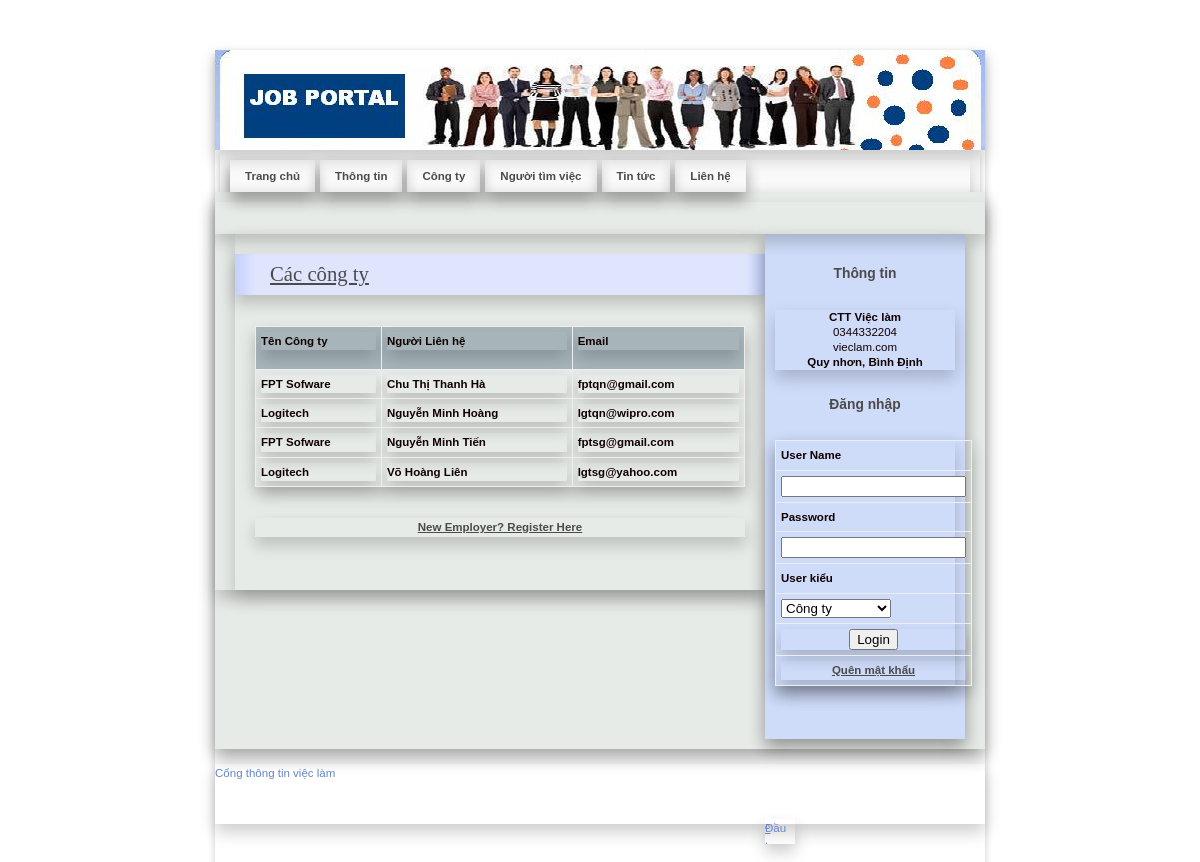
Page /Employer.php on the committed database.
### tables this page shows
CREATE TABLE `employer_reg` (
  `EmployerId` int(11) NOT NULL,
  `CompanyName` varchar(20) NOT NULL,
  `ContactPerson` varchar(20) NOT NULL,
  `Address` varchar(100) NOT NULL,
  `City` varchar(20) NOT NULL,
  `Email` varchar(40) NOT NULL,
  `Mobile` bigint(20) NOT NULL,
  `Area_Work` varchar(40) NOT NULL,
  `Status` varchar(10) NOT NULL,
  `UserName` varchar(20) NOT NULL,
  `Password` varchar(20) NOT NULL,
  `Question` varchar(100) NOT NULL,
  `Answer` varchar(50) NOT NULL
);

### Employer.php (the view, shortened to what this page needs)
<!DOCTYPE html PUBLIC "-//W3C//DTD XHTML 1.0 Strict//EN" "http://www.w3.org/TR/xhtml1/DTD/xhtml1-strict.dtd">
<html xmlns="http://www.w3.org/1999/xhtml" xml:lang="cs" lang="cs">
<head>
    <link rel="stylesheet" media="screen,projection" type="text/css" href="./css/main.css" />
    <link rel="stylesheet" media="print" type="text/css" href="./css/print.css" />
    <link rel="stylesheet" media="aural" type="text/css" href="./css/aural.css" />
</head>
<body id="www-url-cz">
<div id="main" class="box">
<?php
include "Header.php"
?>
<?php
include "menu.php"
?>
    <div id="page" class="box">
    <div id="page-in" class="box">
        <div id="strip" class="box noprint">
            <p id="breadcrumbs">&nbsp;</p>
        </div>
        <div id="content">
            <div class="article">
                <h2><span><a href="#">Các công ty</a></span></h2>
                <p>
              <table width="100%" border="1" cellpadding="1" cellspacing="2" bordercolor="#006699" >
<tr>
<th height="32" bgcolor="#006699" class="style3"><div align="left" class="style9 style5 style2"><strong>Tên Công ty</strong></div></th>
<th bgcolor="#006699" class="style3"><div align="left" class="style9 style5 style2"><strong>Người Liên hệ</strong></div></th>
<th bgcolor="#006699" class="style3"><div align="left" class="style9 style5 style2"><strong>Email</strong></div></th>
</tr>
<?php
$con = mysqli_connect("localhost","root","","job");
mysqli_set_charset($con, 'UTF8');
$sql = "select * from employer_reg where Status='Confirm'";
$result = mysqli_query($con,$sql);
while($row = mysqli_fetch_array($result))
{
$CompanyName=$row['CompanyName'];
$ContactPerson=$row['ContactPerson'];
$Email=$row['Email'];
?>
<tr>
<td class="style3"><div align="left" class="style9 style5"><strong><?php echo $CompanyName;?></strong></div></td>
<td class="style3"><div align="left" class="style9 style5"><strong><?php echo $ContactPerson;?></strong></div></td>
<td class="style3"><div align="left" class="style9 style5"><strong><?php echo $Email;?></strong></div></td>
</tr>
<?php
}
?>
</table>
                </p>
                <div align="center"><a href="EmployerReg.php"><strong>New Employer? Register Here</strong></a>
                  </div>
              <p class="btn-more box noprint">&nbsp;</p>
          </div>
        </div>
<?php
include "right.php"
?>
    </div>
    </div>
<?php
include "footer.php"
?>
</div>
</body>
</html>

### Header.php (shortened to what this page needs)
<div id="header">
</div>

### menu.php (shortened to what this page needs)
<div id="tabs" class="noprint">
       <ul class="box">
           <li><a href="index.php">Trang chủ<span class="tab-l"></span><span class="tab-r"></span></a></li>
           <li><a href="AboutUs.php">Thông tin<span class="tab-l"></span><span class="tab-r"></span></a></li>
           <li><a href="Employer.php">Công ty<span class="tab-l"></span><span class="tab-r"></span></a></li>
            <li><a href="JobSeeker.php">Người tìm việc<span class="tab-l"></span><span class="tab-r"></span></a></li>
             <li><a href="News.php">Tin tức<span class="tab-l"></span><span class="tab-r"></span></a></li>
           <li><a href="ContactUs.php">Liên hệ<span class="tab-l"></span><span class="tab-r"></span></a></li>
       </ul>
</div>

### right.php (shortened to what this page needs)
        <link href="SpryAssets/SpryValidationTextField.css" rel="stylesheet" type="text/css">
        <div id="col" class="noprint">
          <center>
          <div id="col-in">
<h3>
  <center>Thông tin</center>
</h3>
<div id="about-me">
  <p><strong>CTT Việc làm</strong></p>
  <p>0344332204</p>
  <p>vieclam.com<br />
  </p>
  <p><b>Quy nhơn, Bình Định</b></p>
</div>
<center><h3>Đăng nhập</h3></center>
<div class="login">
  <form name="form1" method="post" action="login.php">
    <table width="100%" border="0">
      <tr>
        <td><strong>User Name</strong></td>
      </tr>
      <tr>
        <td><span id="sprytextfield1">
            <label>
              <input type="text" name="txtUser" id="txtUser">
            </label>
            <span class="textfieldRequiredMsg">*</span></span>
          <label></label></td>
      </tr>
      <tr>
        <td><strong>Password</strong></td>
      </tr>
      <tr>
        <td><span id="sprytextfield2">
            <label>
              <input type="password" name="txtPass" id="txtPass">
            </label>
            <span class="textfieldRequiredMsg">*</span></span></td>
      </tr>
      <tr>
        <td><strong>User kiểu</strong></td>
      </tr>
      <tr>
        <td><label>
            <select name="cmbUser" id="cmbUser">
              <option value="Employer" selected="selected">Công ty</option>
            </select>
          </label></td>
      </tr>
      <tr>
        <td><label>
            <div align="center">
              <input type="submit" name="button" id="button" value="Login">
            </div>
          </label></td>
      </tr>
      <tr>
        <td>
          <div align="center"><a href="Forget.php"><strong>Quên mật khẩu </strong></a></div>
        </td>
      </tr>
    </table>
  </form>
</div>
<br />
</div>
          </center>
        </div>

### footer.php (shortened to what this page needs)
    <div id="footer">
        <div id="top" class="noprint"><p><span class="noscreen">Đầu trang</span> <a href="#header" title="Back on top ^">^<span></span></a></p></div>
        <p>Cổng thông tin việc làm</p>
</div>

### JobSeeker/css/main.css (style rules this page uses)
* { min-height: 1px; }
body { border: 0; margin: 0; padding: 0; background: #ffffff; font: 72%/160% "verdana", sans-serif; color: #120101; _text-align: center; }
a { color: #4b4b4b; }
p { border: 0; margin: 15px 0; padding: 0; }
div { display: block; border: 0; margin: 0; padding: 0; box-shadow: 0 8px 16px 0 rgba(0, 0, 0, 0.2); }
h1, h2, h3, h4, h5 { border: 0; margin: 15px 0 10px 0; padding: 0; font-weight: bold; }
h2 { font-size: 180%; line-height: 100%; font-family: "georgia", serif; font-weight: normal; }
h3 { font-size: 120%; line-height: 100%; font-weight: bold; }
table { display: table; border-collapse: collapse; margin: 15px 0; padding: 0; border: 1px solid rgb(238, 95, 95); font-size: 100%; box-shadow: 0 8px 16px 0 rgba(0, 0, 0, 0.2); }
tr { display: table-row; }
th, td { display: table-cell; border: 1px solid rgb(238, 238, 238); margin: 0; padding: 5px; vertical-align: top; text-align: left; }
th { background: rgba(81, 110, 128, 0.43); text-align: center; columns: #120101; font-weight: bold; }
ul, ol { display: block; border: 0; margin: 15px 0 15px 40px; padding: 0; }
li { display: list-item; border: 0; margin: 0; padding: 0; _height: 1px; }
form { border: 0; margin: 0; padding: 0; }
a, img, span { border: 0; margin: 0; padding: 0; }
strong, .strong { font-weight: bold; }
.box { min-height: 1px; _height: 1px; }
.box:after { content: "."; display: block; line-height: 0px; font-size: 0px; visibility: hidden; clear: both; }
.noscreen { display: none; }
#main { width: 770px; margin: 50px auto 0 auto; _text-align: left; box-shadow: 0 4px 8px 0 rgba(0, 0, 0, 0.2); }
#header { position: relative; width: 770px; height: 100px; margin: 0; padding: 0; background: rgb(203, 206, 216) url("../design/header.jpg") 0 0 no-repeat; color: #7a807c; box-shadow: 0 8px 16px 0 rgba(0, 0, 0, 0.2); }
#tabs { background: #f0f0f069; margin: 0 5px; padding: 10px 0 0 0; _height: 1px; box-shadow: 0 4px 8px 0 rgba(0, 0, 0, 0.2); }
#tabs ul { margin: 0 10px; padding: 0; list-style: none; box-shadow: 0 8px 16px 0 rgba(0, 0, 0, 0.2); }
#tabs ul li { margin: 0 5px 0 0; padding: 0; float: left; box-shadow: 0 8px 16px 0 rgba(0, 0, 0, 0.2); }
#tabs ul li a { display: block; position: relative; padding: 7px 15px; border: 0; font-weight: bold; text-decoration: none; cursor: pointer; box-shadow: 0 8px 16px 0 rgba(0, 0, 0, 0.2); }
#tabs ul li a span.tab-l, #tabs ul li a:hover span.tab-l { position: absolute; top: 0; left: 0; _left: -15px; width: 8px; height: 8px; }
#tabs ul li a span.tab-r, #tabs ul li a:hover span.tab-r { position: absolute; top: 0; right: 0; _right: -1px; width: 8px; height: 8px; }
#page { width: 770px; min-height: 1px; background: #e7ebe8; _height: 1px; box-shadow: 0 8px 16px 0 rgba(0, 0, 0, 0.2); }
#page-in { min-height: 1px; padding: 10px 0; _height: 1px; box-shadow: 0 8px 16px 0 rgba(0, 0, 0, 0.2); }
#strip { position: relative; clear: both; padding: 3px 20px 10px 20px; color: #7a807c; }
#strip p { margin: 0; }
#strip #breadcrumbs { width: 520px; margin: 0; padding: 0; }
#content { float: left; width: 530px; _width: 550px; margin: 0; padding: 0 0 0 20px; }
#content .article { clear: both; margin: 0; padding: 20px; }
#content .article h2 { margin: 0 -20px; padding: 10px; background: #dee5fd url("../design/content_title_bg.gif") 0 0 repeat-y; color: #4b4b4b; box-shadow: 0 8px 16px 0 rgba(0, 0, 0, 0.2); }
#content .article h2 span { padding-left: 25px; }
#content .article p { text-align: justify; }
#content .btn-more { margin: 0 0 15px 0; padding: 0; border: 0; position: relative; }
#col { float: left; width: 200px; margin: 0; padding: 0; background: #cedbf9; box-shadow: 0 8px 16px 0 rgba(0, 0, 0, 0.2); }
#col-in { padding: 20px 10px; }
#col h3 { padding: 13px 15px 14px 15px; margin: 0 -10px 15px -10px; color: #4b4b4b; }
#col #about-me { margin-bottom: 15px; line-height: 130%; }
#col #about-me p { margin: 0; }
#footer { position: relative; clear: both; width: 770px; height: 60px; margin-bottom: 50px; color: #6685cc; }
#footer a { color: #6685cc; }
#top { position: absolute; top: 55px; left: 550px; }
#top p { position: relative; width: 30px; height: 25px; margin: 0; overflow: hidden; }
#top p span { display: block; position: absolute; left: 0; top: 0; z-index: 1; width: 30px; height: 25px; sor: pointer; }

### css/aural.css (style rules this page uses)
body { voice-family:paul,male; volume:loud; speech-rate:slow; richness:90; stress:20; }
h1, h2, h3, h4, h5 { cue-before:url("ping.au"); }
p, table { pause:50ms; }
strong { pitch:medium; pitch-range:60; stress:90; richness:90; }

### rows in the picture
employer_reg: CompanyName "FPT Sofware", ContactPerson "Chu Thị Thanh Hà", Email "fptqn@gmail.com"
employer_reg: CompanyName "Logitech", ContactPerson "Nguyễn Minh Hoàng", Email "lgtqn@wipro.com"
employer_reg: CompanyName "FPT Sofware", ContactPerson "Nguyễn Minh Tiến", Email "fptsg@gmail.com"
employer_reg: CompanyName "Logitech", ContactPerson "Võ Hoàng Liên", Email "lgtsg@yahoo.com"
